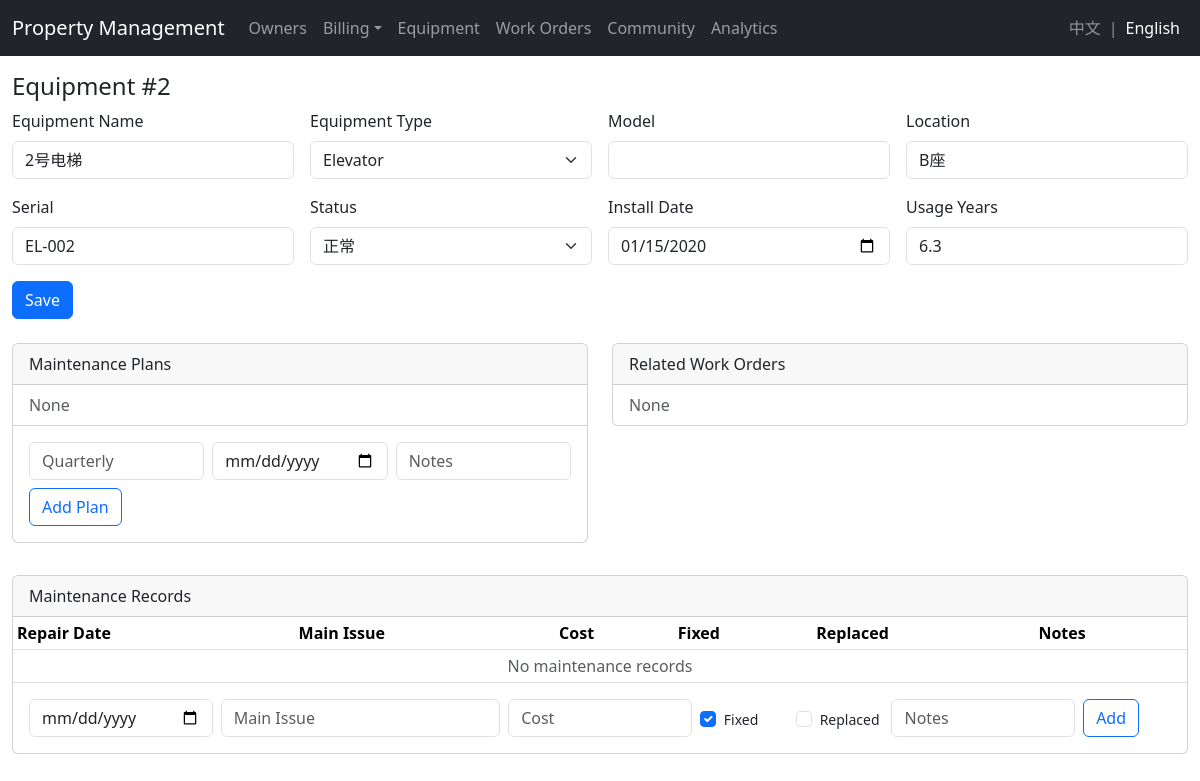
/equipment/2?lang=en, run on the app's committed database.
### models.py (models this page shows)
class Equipment(db.Model):
    id = db.Column(db.Integer, primary_key=True)
    name = db.Column(db.String(120), nullable=False)
    equipment_type = db.Column(db.String(50))   # 设备类型：电梯/空调/水管/燃气等
    model = db.Column(db.String(120))   # 设备型号
    location = db.Column(db.String(255))
    serial = db.Column(db.String(120))
    status = db.Column(db.String(50), default="正常")   # 正常/维护/停用
    install_date = db.Column(db.Date)
    usage_years = db.Column(db.Float)   # 设备使用时间（年）
    plans = db.relationship('MaintenancePlan', backref='equipment', lazy=True)
    workorders = db.relationship('WorkOrder', backref='equipment', lazy=True)
    maintenance_records = db.relationship('MaintenanceRecord', backref='equipment', lazy=True)

### app.py (the view, shortened to what this page needs)
@app.route('/equipment/<int:eid>', methods=['GET','POST'])
def equipment_detail(eid):
    eq = Equipment.query.get_or_404(eid)
    plans = MaintenancePlan.query.filter_by(equipment_id=eid).all()
    wos = WorkOrder.query.filter_by(equipment_id=eid).all()
    records = MaintenanceRecord.query.filter_by(equipment_id=eid).order_by(MaintenanceRecord.repair_date.desc()).all()
    return render_view('equipment/detail.html', eq=eq, plans=plans, wos=wos, records=records)

### app.py (called while the page is built)
@app.before_request
def set_language():
    lang = request.args.get('lang')
    if lang in {'en', 'zh'}:
        session['lang'] = lang
    session.setdefault('lang', 'zh')

def render_view(template_name, **kwargs):
    tpl = f"en/{template_name}" if session.get('lang') == 'en' else template_name
    return render_template(tpl, **kwargs)

### templates/en/equipment/detail.html (shortened to what this page needs)
{% extends 'en/base.html' %}
{% block content %}
<h4>Equipment #{{ eq.id }}</h4>
<form method="post" class="row g-3 mb-4">
  <div class="col-md-3"><label class="form-label">Equipment Name</label><input name="name" class="form-control" value="{{ eq.name }}" required></div>
  <div class="col-md-3"><label class="form-label">Equipment Type</label>
    <select name="equipment_type" class="form-select">
      <option {{ 'selected' if eq.equipment_type=='电梯' else '' }}>Elevator</option>
    </select>
  </div>
  <div class="col-md-3"><label class="form-label">Model</label><input name="model" class="form-control" value="{{ eq.model or '' }}"></div>
  <div class="col-md-3"><label class="form-label">Location</label><input name="location" class="form-control" value="{{ eq.location }}"></div>
  <div class="col-md-3"><label class="form-label">Serial</label><input name="serial" class="form-control" value="{{ eq.serial }}"></div>
  <div class="col-md-3"><label class="form-label">Status</label>
    <select name="status" class="form-select">
      {% for s in ['正常','维护','停用'] %}
        <option {{ 'selected' if eq.status==s else '' }}>{{ s }}</option>
      {% endfor %}
    </select>
  </div>
  <div class="col-md-3"><label class="form-label">Install Date</label><input type="date" name="install_date" class="form-control" value="{{ eq.install_date or '' }}"></div>
  <div class="col-md-3"><label class="form-label">Usage Years</label><input type="number" step="0.1" class="form-control" value="{{ '%.1f'|format(eq.usage_years) if eq.usage_years else '' }}" readonly></div>
  <div class="col-12"><button class="btn btn-primary">Save</button></div>
</form>
<div class="row">
  <div class="col-lg-6">
    <div class="card mb-3">
      <div class="card-header">Maintenance Plans</div>
      <ul class="list-group list-group-flush">
        {% for p in plans %}
          <li class="list-group-item">{{ p.frequency }} | Next: {{ p.next_date or '-' }} | {{ p.notes or '' }}</li>
        {% else %}
          <li class="list-group-item text-muted">None</li>
        {% endfor %}
      </ul>
      <div class="card-body">
        <form method="post" action="{{ url_for('plan_new', eid=eq.id) }}" class="row g-2">
          <div class="col-md-4"><input name="frequency" class="form-control" placeholder="Quarterly"></div>
          <div class="col-md-4"><input type="date" name="next_date" class="form-control"></div>
          <div class="col-md-4"><input name="notes" class="form-control" placeholder="Notes"></div>
          <div class="col-12"><button class="btn btn-outline-primary">Add Plan</button></div>
        </form>
      </div>
    </div>
  </div>
  <div class="col-lg-6">
    <div class="card mb-3">
      <div class="card-header">Related Work Orders</div>
      <ul class="list-group list-group-flush">
        {% for w in wos %}
          <li class="list-group-item">{{ w.status }} - {{ w.description[:40] }}</li>
        {% else %}
          <li class="list-group-item text-muted">None</li>
        {% endfor %}
      </ul>
    </div>
  </div>
</div>
<div class="row mt-3">
  <div class="col-12">
    <div class="card mb-3">
      <div class="card-header">Maintenance Records</div>
      <table class="table table-sm mb-0">
        <thead>
          <tr><th>Repair Date</th><th>Main Issue</th><th>Cost</th><th>Fixed</th><th>Replaced</th><th>Notes</th></tr>
        </thead>
        <tbody>
          {% for r in records %}
            <tr>
              <td>{{ r.repair_date }}</td>
              <td>{{ r.main_issue or '-' }}</td>
              <td>¥{{ '%.2f'|format(r.repair_cost) }}</td>
              <td><span class="badge text-bg-{{ 'success' if r.is_fixed else 'danger' }}">{{ 'Yes' if r.is_fixed else 'No' }}</span></td>
              <td><span class="badge text-bg-{{ 'warning' if r.is_replaced else 'secondary' }}">{{ 'Yes' if r.is_replaced else 'No' }}</span></td>
              <td>{{ r.notes or '-' }}</td>
            </tr>
          {% else %}
            <tr><td colspan="6" class="text-muted text-center">No maintenance records</td></tr>
          {% endfor %}
        </tbody>
      </table>
      <div class="card-body">
        <form method="post" action="{{ url_for('maintenance_record_new', eid=eq.id) }}" class="row g-2">
          <div class="col-md-2"><input type="date" name="repair_date" class="form-control" required></div>
          <div class="col-md-3"><input name="main_issue" class="form-control" placeholder="Main Issue"></div>
          <div class="col-md-2"><input type="number" step="0.01" name="repair_cost" class="form-control" placeholder="Cost"></div>
          <div class="col-md-1"><div class="form-check mt-2"><input class="form-check-input" type="checkbox" name="is_fixed" checked><label class="form-check-label small">Fixed</label></div></div>
          <div class="col-md-1"><div class="form-check mt-2"><input class="form-check-input" type="checkbox" name="is_replaced"><label class="form-check-label small">Replaced</label></div></div>
          <div class="col-md-2"><input name="notes" class="form-control" placeholder="Notes"></div>
          <div class="col-md-1"><button class="btn btn-outline-primary">Add</button></div>
        </form>
      </div>
    </div>
  </div>
</div>
{% endblock %}

### static/styles.css (style rules this page uses)
table td, table th { vertical-align: middle; }

### data on the page
Equipment: id "2", name "2号电梯", location "B座", serial "EL-002", install_date "01/15/2020", usage_years "6.3"

### other printed values
form field status "正常"
